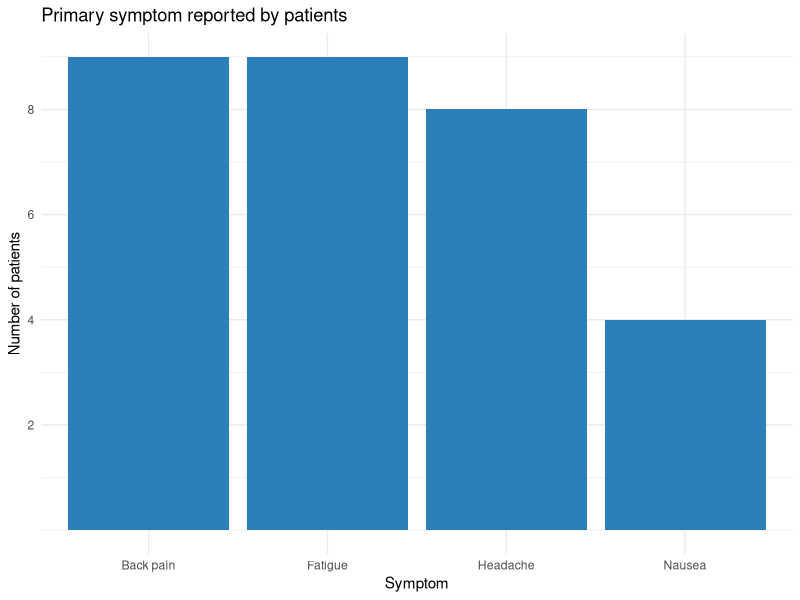
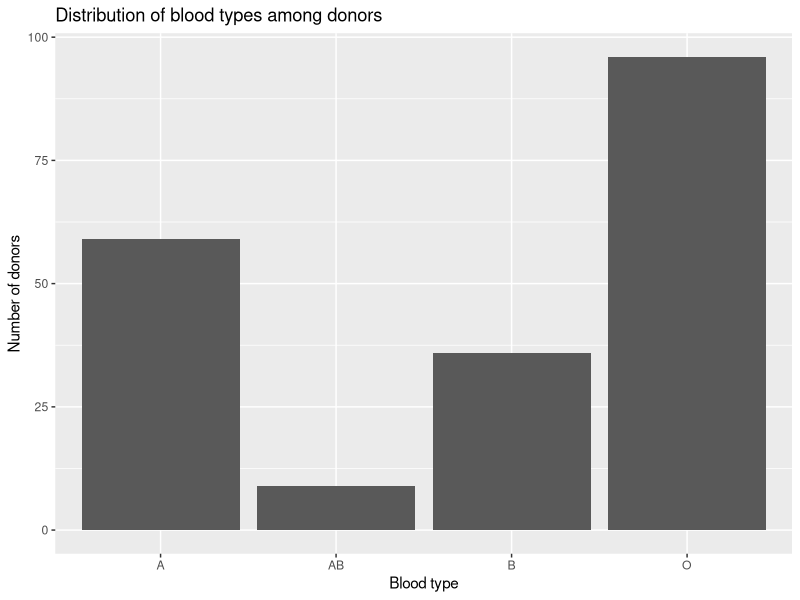
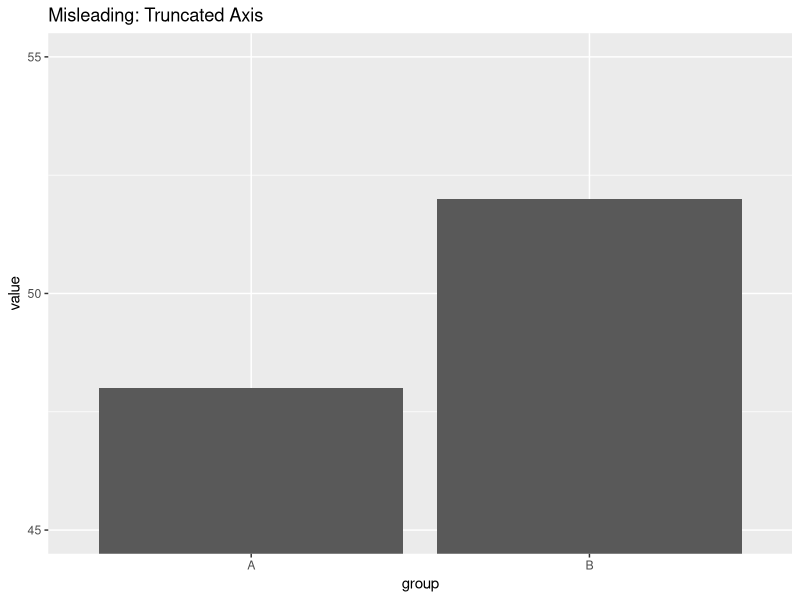
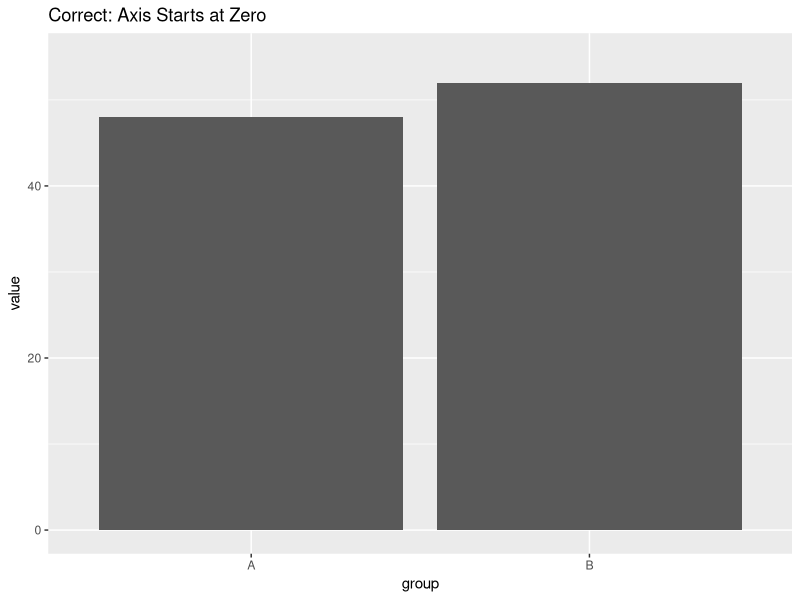
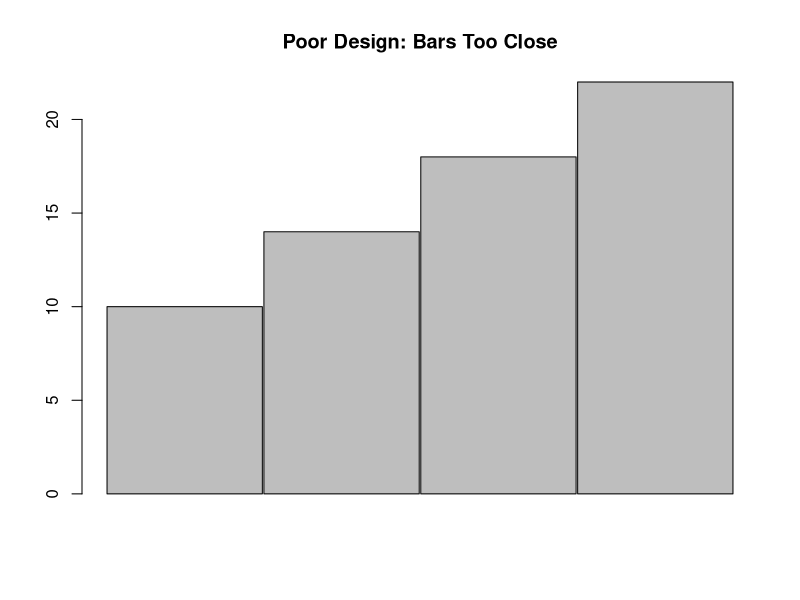
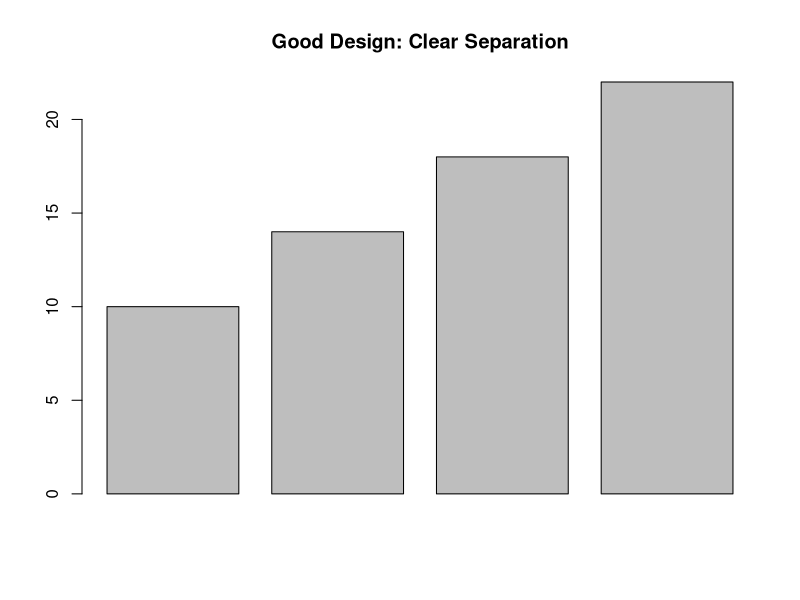
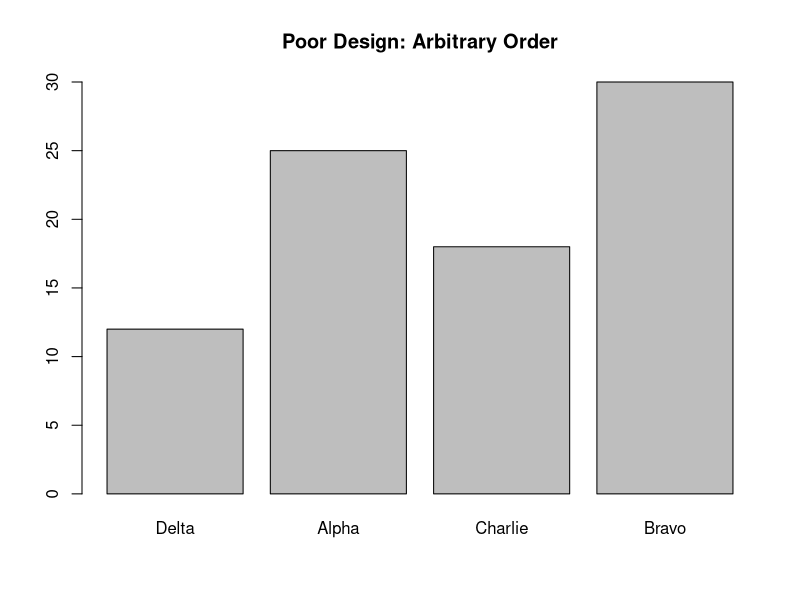
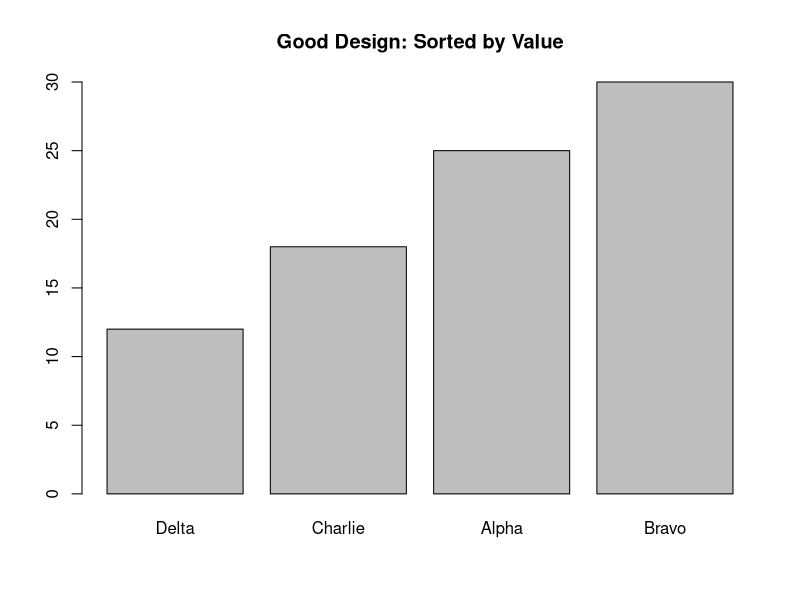

The R script that drew these images, in order:
## ---- chunk 1
#| echo: false
#| message: false
#| warning: false
set.seed(123)
library(dplyr)
library(ggplot2)

# Simulate 30 survey responses
symptom <- sample(c("Headache", "Back pain", "Fatigue", "Nausea"), size = 30,
                   replace = TRUE, prob = c(0.35, 0.25, 0.30, 0.10))
symptom_tbl <- tibble(response = symptom) |>
  count(response, name = "frequency") |>
  mutate(relative_frequency = frequency / sum(frequency))

# Print the table
symptom_tbl|> kableExtra::kable()

# Create a bar chart (we'll discuss bar charts more in Section 3.2)
ggplot(symptom_tbl, aes(x = response, y = frequency)) +
  geom_bar(stat = "identity", fill = "#2c7fb8") +
  labs(x = "Symptom", y = "Number of patients", title = "Primary symptom reported by patients") +
  theme_minimal()+
  scale_y_continuous(breaks = c(2, 4, 6, 8, 10))
## ---- chunk 2
#| echo: false
#| message: false
#| warning: false
set.seed(456)

age_group <- sample(c("Under 30", "30–50", "Over 50"), size = 30,
                     replace = TRUE, prob = c(0.3, 0.5, 0.2))
survey_data <- tibble(symptom = symptom, age_group = age_group)

two_way <- survey_data |>
  count(age_group, symptom) |>
  tidyr::pivot_wider(names_from = symptom, values_from = n, values_fill = 0)

two_way|> kableExtra::kable()
## ---- chunk 3
#| echo: true
#| message: false

library(tidyverse)

customers <- tibble(
  payment = c("Credit", "Credit", "Cash", "Digital Wallet", "Debit",
              "Digital Wallet", "Debit", "Credit", "Debit", "Debit",
              "Credit", "Credit", "Credit", "Credit", "Cash",
              "Credit", "Credit", "Digital Wallet", "Digital Wallet", "Credit",
              "Credit", "Cash", "Digital Wallet", "Credit", "Debit",
              "Digital Wallet", "Debit", "Credit", "Digital Wallet", "Credit",
              "Credit", "Debit", "Digital Wallet", "Credit", "Cash",
              "Debit", "Cash", "Credit", "Credit", "Credit",
              "Credit", "Credit", "Credit", "Digital Wallet", "Cash",
              "Digital Wallet", "Cash", "Cash", "Credit", "Credit"),
  tier = c("Basic", "Basic", "Premium", "Basic", "Premium",
           "Basic", "Premium", "Basic", "Basic", "Basic",
           "Premium", "Premium", "Premium", "Basic", "Basic",
           "Basic", "Basic", "Basic", "Premium", "Basic",
           "Basic", "Premium", "Basic", "Premium", "Premium",
           "Basic", "Basic", "Premium", "Basic", "Basic",
           "Basic", "Premium", "Premium", "Premium", "Basic",
           "Basic", "Premium", "Basic", "Basic", "Basic",
           "Premium", "Premium", "Premium", "Premium", "Premium",
           "Basic", "Basic", "Basic", "Basic", "Basic")
)
## ---- chunk 4
#| echo: true

customers |>
  count(payment)
## ---- chunk 5
#| echo: true

customers |>
  count(payment) |>
  mutate(relative_freq = n / sum(n))
## ---- chunk 6
#| echo: true

customers |>
  count(tier, payment) |>
  pivot_wider(names_from = payment, values_from = n, values_fill = 0)
## ---- chunk 7
#| echo: true

customers |>
  count(tier, payment) |>
  group_by(tier) |>
  mutate(pct = n / sum(n)) |>
  ungroup()
## ---- chunk 8
#| echo: false
#| message: false
#| warning: false
set.seed(1004)
library(tidyverse)
# simulate blood type counts
types <- c("O", "A", "B", "AB")
donors <- sample(types, size = 200, replace = TRUE, prob = c(0.45, 0.35, 0.15, 0.05))
blood_tbl <- tibble(type = donors) |> count(type, name = "count") |> mutate(prop = count/sum(count))
# display table
blood_tbl|> kableExtra::kable()

## ---- chunk 9
#| echo: true
#| message: false
#| warning: false

library(tidyverse)
# simulate blood type counts
ggplot(blood_tbl, aes(x = type, y = count)) +
  geom_bar(stat = "identity") +
  labs(x = "Blood type", y = "Number of donors", title = "Distribution of blood types among donors") 
## ---- chunk 10
#| echo: false

# Simulated data
df <- data.frame(
  group = c("A", "B"),
  value = c(48, 52)
)

ggplot(df, aes(x=group, y = value))+
  geom_col()+
  coord_cartesian(ylim = c(45, 55))+
  scale_y_continuous(breaks = c(45, 50, 55))+
  labs(title = "Misleading: Truncated Axis")
  

ggplot(df, aes(x=group, y = value))+
  geom_col()+
  coord_cartesian(ylim = c(0, 55))+
  # scale_y_continuous(breaks = c(45, 50, 55))+
  labs(title = "Correct: Axis Starts at Zero")
## ---- chunk 11
#| echo: false
#| 
# Simulated data
values <- c(10, 14, 18, 22)

# Bad: bars too close together
barplot(values,
        space = 0.01,
        main = "Poor Design: Bars Too Close")
## ---- chunk 12
#| echo: false
# Good: appropriate spacing
barplot(values,
        space = 0.25,
        main = "Good Design: Clear Separation")
## ---- chunk 13
#| echo: false
# Simulated data
df2 <- data.frame(
  category = c("Delta", "Alpha", "Charlie", "Bravo"),
  count = c(12, 25, 18, 30)
)

# Bad: arbitrary order
barplot(df2$count,
        names.arg = df2$category,
        main = "Poor Design: Arbitrary Order")
## ---- chunk 14
#| echo: false
# Good: sorted by size
ord <- order(df2$count)
barplot(df2$count[ord],
        names.arg = df2$category[ord],
        main = "Good Design: Sorted by Value")
## ---- chunk 15
#| echo: false
# Simulated data
values <- c(8, 15, 12)

# Bad: excessive decoration (simulated via colors and density)
barplot(values,
        col = c("red", "blue", "green"),
        density = c(20, 30, 40),
        main = "Poor Design: Visual Clutter")
## ---- chunk 16
#| echo: false
# Good: clean, minimal design
barplot(values,
        col = "gray",
        main = "Good Design: Clean and Honest")
## ---- chunk 17
#| echo: false
#| message: false
#| warning: false
reasons <- tibble(
  reason = c("Forgot", "Fear", "Cost", "Other"),
  count = c(50, 20, 15, 15)
) |> mutate(prop = count / sum(count))

## ---- chunk 18
#| echo: true
#| message: false
#| warning: false

# pie chart
ggplot(reasons, aes(x = "", y = prop, fill = reason)) +
  geom_bar(width = 1, stat = "identity") +
  coord_polar(theta = "y") +
  labs(title = "Why patients missed dental appointments") +
  theme_void()
## ---- chunk 19
#| echo: false
#| message: false
#| warning: false
set.seed(2023)
patients <- tibble(
  group = sample(c("Treatment", "Control"), size = 120, replace = TRUE),
  satisfaction = sample(c("Satisfied", "Neutral", "Dissatisfied"), size = 120, replace = TRUE, prob = c(0.6,0.25,0.15))
)
clust_tbl <- patients |> count(group, satisfaction)

## ---- chunk 20
#| echo: false
#| message: false
#| warning: false

clust_tbl <- patients |> count(group, satisfaction)
ggplot(clust_tbl, aes(x = satisfaction, y = n, fill = group)) +
  geom_bar(position = "dodge", stat = "identity") +
  labs(x = "Satisfaction category", y = "Number of patients", fill = "Group",
       title = "Patient satisfaction by treatment group") +
  theme_minimal()
## ---- chunk 21
#| echo: false
#| message: false
#| warning: false
set.seed(2022)
dept <- sample(c("Orthopedics","Cardiology","Neurology"), size = 150, replace = TRUE)
injury <- sample(c("Sprain","Fracture","Other"), size = 150, replace = TRUE, prob = c(0.4,0.35,0.25))
er_tbl <- tibble(dept, injury) |> count(dept, injury) |> group_by(dept) |> mutate(prop = n / sum(n))

## ---- chunk 22
#| echo: false
#| message: false
#| warning: false

# stacked count
ggplot(er_tbl, aes(x = dept, y = n, fill = injury)) +
  geom_bar(stat = "identity") +
  labs(x = "Department", y = "Emergency visits", fill = "Injury type",
       title = "Types of injuries by department") +
  theme_minimal()

# 100% stacked
ggplot(er_tbl, aes(x = dept, y = prop, fill = injury)) +
  geom_bar(stat = "identity") +
  labs(x = "Department", y = "Proportion of visits", fill = "Injury type",
       title = "Composition of injuries by department (100% stacked)") +
  theme_minimal()
## ---- chunk 23
#| echo: true
#| message: false

library(tidyverse)

transactions <- tibble(
  method = c("Credit", "Credit", "Cash", "Debit", "Credit",
             "Cash", "Debit", "Credit", "Credit", "Cash",
             "Digital Wallet", "Credit", "Debit", "Cash", "Credit",
             "Debit", "Digital Wallet", "Credit", "Cash", "Debit",
             "Credit", "Credit", "Cash", "Debit", "Digital Wallet",
             "Credit", "Cash", "Credit", "Debit", "Credit",
             "Digital Wallet", "Cash", "Credit", "Debit", "Cash",
             "Credit", "Digital Wallet", "Cash", "Credit", "Debit"),
  region = c("North", "South", "North", "South", "North",
             "South", "North", "South", "North", "South",
             "North", "South", "North", "South", "North",
             "South", "North", "South", "North", "South",
             "North", "North", "South", "South", "North",
             "South", "North", "North", "South", "South",
             "North", "South", "North", "North", "South",
             "South", "North", "North", "South", "South")
)
## ---- chunk 24
#| echo: true

ggplot(transactions, aes(x = method)) +
  geom_bar(fill = "steelblue") +
  labs(x = "Payment Method", y = "Count",
       title = "Transaction counts by payment method") +
  theme_minimal()
## ---- chunk 25
#| echo: true

method_counts <- transactions |> count(method)

ggplot(method_counts, aes(x = "", y = n, fill = method)) +
  geom_col(width = 1) +
  coord_polar(theta = "y") +
  labs(fill = "Payment Method", title = "Payment method distribution") +
  theme_void()
## ---- chunk 26
#| echo: true

ggplot(transactions, aes(x = method, fill = region)) +
  geom_bar(position = "dodge") +
  labs(x = "Payment Method", y = "Count", fill = "Region",
       title = "Payment method by region (clustered)") +
  theme_minimal()
## ---- chunk 27
#| echo: true

ggplot(transactions, aes(x = method, fill = region)) +
  geom_bar(position = "stack") +
  labs(x = "Payment Method", y = "Count", fill = "Region",
       title = "Payment method by region (stacked)") +
  theme_minimal()
## ---- chunk 28
#| echo: true

ggplot(transactions, aes(x = method, fill = region)) +
  geom_bar(position = "fill") +
  labs(x = "Payment Method", y = "Proportion", fill = "Region",
       title = "Payment method by region (100% stacked)") +
  scale_y_continuous(labels = scales::percent) +
  theme_minimal()
## ---- chunk 29
#| echo: false
#| message: false
#| warning: false
set.seed(2025)
library(dplyr)

# Simulate the number of cavities filled for 40 patients
cavities <- rpois(40, lambda = 2)

cat(cavities, sep=", ")

## ---- chunk 30
#| echo: false
#| message: false
#| warning: false
cavity_tbl <- tibble(cavities = cavities) |>
  mutate(class = cut(
    cavities,
    breaks = seq(-0.5, max(cavities) + 0.5, by = 1),
    right = TRUE
  )) |>
  count(class, name = "frequency")

cavity_tbl
## ---- chunk 31
#| echo: false
#| message: false
#| warning: false
set.seed(2026)

# Simulate systolic blood pressure measurements
bp <- round(rnorm(60, mean = 125, sd = 15), 1)

cat(bp, sep=", ")
## ---- chunk 32
#| echo: false
#| message: false
#| warning: false
set.seed(2026)

# Simulate systolic blood pressure measurements
bp_tbl <- tibble(bp = bp) |>
  mutate(class = cut(
    bp,
    breaks = seq(85, 155, by = 10),
    right = FALSE
  )) |>
  count(class, name = "frequency")

bp_tbl
## ---- chunk 33
#| echo: false
#| message: false
#| warning: false
cavity_tbl <- cavity_tbl |>
  mutate(relative_frequency = frequency / sum(frequency),
         cumulative_frequency = cumsum(frequency) / sum(frequency))

cavity_tbl|> kableExtra::kable()

## ---- chunk 34
#| echo: true
#| message: false
#| warning: false

# Plot an ogive (cumulative frequency graph)
ggplot(cavity_tbl, aes(x = 0:6, y = cumulative_frequency)) +
  geom_line() +
  geom_point() +
  labs(x = "Number of cavities",
       y = "Cumulative proportion",
       title = "Ogive of cavities per patient") +
  theme_minimal()+
  ylim(0,1)
## ---- chunk 35
#| echo: false
#| message: false
#| warning: false


bp_tbl <- tibble(bp = bp) |>
  mutate(class = cut(
    bp,
    breaks = seq(85, 155, by = 10),
    right = FALSE
  )) |>
  count(class, name = "frequency")


bp_tbl <- bp_tbl |>
  mutate(relative_frequency = frequency / sum(frequency),
         cumulative_frequency = cumsum(frequency) / sum(frequency))

bp_tbl|> kableExtra::kable()

## ---- chunk 36
#| echo: true
#| message: false
#| warning: false


# Plot an ogive (cumulative frequency graph)
ggplot(bp_tbl, aes(x = 0:6, y = cumulative_frequency)) +
  geom_line() +
  geom_point() +
  labs(x = "Systolic Blood Pressure",
       y = "Cumulative proportion",
       title = "Ogive of Systolic Blood Pressure") +
  theme_minimal()+
  scale_x_continuous(breaks = c(0, 1, 2, 3, 4, 5, 6), 
                     labels = c("[85,95)", "[95,105)", "[105,115)", "[115,125)", "[125,135)", "[135,145)", "[145,155)"))+
  ylim(0,1)
## ---- chunk 37
#| echo: false
#| message: false
#| warning: false
set.seed(2025)
heart_rates <- round(rnorm(100, mean = 70, sd = 8))
cat(heart_rates, sep = ", ")
## ---- chunk 38
#| echo: false
#| message: false
#| warning: false
library(dplyr)

hr_tbl <- tibble(rate = heart_rates) |>
  mutate(class = cut(
    rate,
    breaks = seq(47.5, 100, by = 5),
    right = FALSE
  )) |>
  count(class, name = "frequency")

hr_tbl

## ---- chunk 39
#| echo: false
#| message: false
#| warning: false
library(ggplot2)

tibble(rate = heart_rates) |> 
ggplot( aes(x = rate)) +
  geom_histogram(binwidth = 5, color = "black", fill = "steelblue", ) +
  labs(
    x = "Resting heart rate (beats per minute)",
    y = "Number of individuals",
    title = "Histogram of resting heart rates"
  ) +
  theme_minimal()
## ---- chunk 40
#| echo: false
#| message: false
#| warning: false
set.seed(20301)
delivery_time <- round(rnorm(75, mean = 42, sd = 10), 1)
cat(delivery_time, sep = ", ")
## ---- chunk 41
#| echo: false
#| message: false
#| warning: false
delivery_tbl <- tibble(time = delivery_time) |>
  mutate(class = cut(
    time,
    breaks = seq(17, 75, by = 6),
    right = FALSE
  )) |>
  count(class, name = "frequency")

delivery_tbl
## ---- chunk 42
#| echo: false
#| message: false
#| warning: false
tibble(time = delivery_time) |> 
ggplot( aes(x = delivery_time)) +
  geom_histogram(closed = "left", boundary=17, bins = 8, binwidth = 6, color = "black", fill = "darkorange") +
  labs(
    x = "Delivery time (minutes)",
    y = "Number of packages",
    title = "Histogram of delivery times"
  ) +
  theme_minimal()
## ---- chunk 43
#| echo: false
#| message: false
#| warning: false
tibble(time = delivery_time) |> 
ggplot( aes(x = delivery_time)) +
  geom_histogram(closed = "left", boundary=17, bins = 40, color = "black", fill = "darkorange") +
  labs(
    x = "Delivery time (minutes)",
    y = "Number of packages",
    title = "Histogram of delivery times"
  ) +
  theme_minimal()
## ---- chunk 44
#| echo: false
#| message: false
#| warning: false
tibble(time = delivery_time) |> 
ggplot( aes(x = delivery_time)) +
  geom_histogram(closed = "left", boundary=17, bins = 4, color = "black", fill = "darkorange") +
  labs(
    x = "Delivery time (minutes)",
    y = "Number of packages",
    title = "Histogram of delivery times"
  ) +
  theme_minimal()
## ---- chunk 45
#| echo: false
#| message: false
#| warning: false
set.seed(2027)
rehab_times <- round(rlnorm(20, meanlog = 2.5, sdlog = 0.3))

rehab_times |> stem()
## ---- chunk 46
#| echo: false
#| message: false
#| warning: false
set.seed(2031)
quiz_scores <- round(rnorm(80, mean = 78, sd = 8))

quiz_scores |> stem()
## ---- chunk 47
#| echo: false
#| message: false
#| warning: false
set.seed(2028)
library(ggplot2)
library(dplyr)

visits <- rpois(25, lambda = 3)
visits_tbl <- tibble(visits = visits)

ggplot(visits_tbl, aes(x = visits)) +
  geom_dotplot(binwidth = 1, dotsize = 0.3) +
  labs(
    x = "Number of visits",
    y = "Number of patients",
    title = "Dotplot of yearly clinic visits"
  ) +
  theme_minimal()
## ---- chunk 48
#| echo: false
#| message: false
#| warning: false
set.seed(2032)

coffee <- rpois(30, lambda = 2)
coffee_tbl <- tibble(cups = coffee)

ggplot(coffee_tbl, aes(x = cups)) +
  geom_dotplot(binwidth = 1, dotsize = 0.3) +
  labs(
    x = "Cups of coffee per day",
    y = "Number of employees",
    title = "Dotplot of daily coffee consumption"
  ) +
  theme_minimal()
## ---- chunk 49
#| echo: true
#| message: false

library(tidyverse)

commute <- c(12, 15, 18, 20, 22, 22, 25, 27, 28, 30,
             30, 32, 33, 35, 35, 36, 38, 40, 40, 42,
             43, 45, 45, 47, 48, 50, 52, 55, 58, 60,
             62, 65, 70, 75, 85)
## ---- chunk 50
#| echo: true

ggplot(tibble(commute), aes(x = commute)) +
  geom_histogram(binwidth = 10, fill = "steelblue",
                 color = "white", boundary = 10) +
  labs(x = "Commute time (minutes)", y = "Count",
       title = "Distribution of employee commute times") +
  theme_minimal()
## ---- chunk 51
#| echo: true

ggplot(tibble(commute), aes(x = commute,
                            y = after_stat(count / sum(count)))) +
  geom_histogram(binwidth = 10, fill = "steelblue",
                 color = "white", boundary = 10) +
  labs(x = "Commute time (minutes)", y = "Relative frequency",
       title = "Relative frequency histogram of commute times") +
  theme_minimal()
## ---- chunk 52
#| echo: true

stem(commute)
## ---- chunk 53
#| echo: true

ggplot(tibble(commute), aes(x = commute)) +
  geom_dotplot(method = "histodot", binwidth = 3,
               fill = "steelblue", dotsize = 0.8) +
  labs(x = "Commute time (minutes)",
       title = "Dotplot of employee commute times") +
  scale_y_continuous(NULL, breaks = NULL) +
  theme_minimal()
